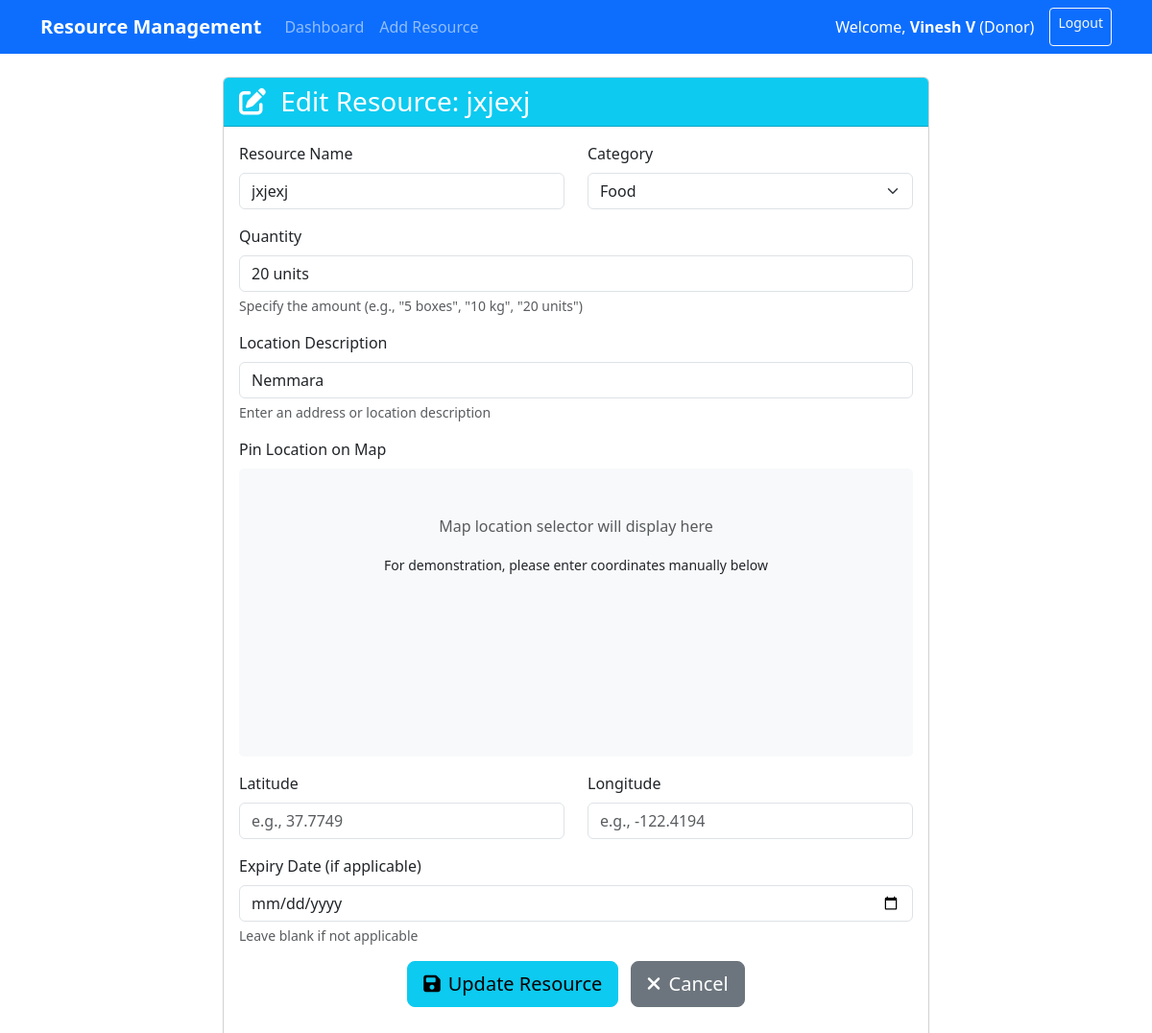
The app's page /edit/2 (signed in) with its own data.
### tables this page shows
CREATE TABLE resources (
        id INTEGER PRIMARY KEY AUTOINCREMENT,
        name TEXT NOT NULL,
        category TEXT NOT NULL,
        quantity TEXT NOT NULL,
        location TEXT NOT NULL,
        latitude REAL,
        longitude REAL,
        user_id INTEGER NOT NULL,
        role TEXT NOT NULL,
        urgency TEXT,
        expiry_date TEXT,
        FOREIGN KEY (user_id) REFERENCES users (id)
    );

### app.py (the view, shortened to what this page needs)
@app.route('/edit/<int:id>', methods=['GET', 'POST'])
@login_required
def edit(id):
    conn = get_db_connection()
    resource = conn.execute('SELECT * FROM resources WHERE id = ?', (id,)).fetchone()
    if not resource or resource['user_id'] != session['user_id']:
        conn.close()
        flash('Resource not found or you do not have permission to edit it', 'danger')
        return redirect(url_for('dashboard'))
    resource_dict = row_to_dict(resource)
    conn.close()
    return render_template('edit_resource.html',
                          resource=resource_dict,
                          username=session.get('username'),
                          role=session.get('role'))

### app.py (called while the page is built)
def get_db_connection():
    conn = sqlite3.connect('database.db')
    conn.row_factory = sqlite3.Row
    return conn

def row_to_dict(row):
    if row is None:
        return None
    return {key: row[key] for key in row.keys()}

def login_required(f):
    @wraps(f)
    def decorated_function(*args, **kwargs):
        if 'user_id' not in session:
            flash('Please log in to access this page', 'danger')
            return redirect(url_for('login'))
        return f(*args, **kwargs)
    return decorated_function

### templates/edit_resource.html (shortened to what this page needs)
<!DOCTYPE html>
<html lang="en">
<head>
    <link href="https://cdn.jsdelivr.net/npm/bootstrap@5.3.0-alpha1/dist/css/bootstrap.min.css" rel="stylesheet">
    <link rel="stylesheet" href="https://cdnjs.cloudflare.com/ajax/libs/font-awesome/6.1.1/css/all.min.css">
</head>
<body>
    <nav class="navbar navbar-expand-lg navbar-dark bg-primary">
        <div class="container">
            <a class="navbar-brand" href="{{ url_for('dashboard') }}">Resource Management</a>
            <div class="collapse navbar-collapse" id="navbarNav">
                <ul class="navbar-nav me-auto">
                    <li class="nav-item">
                        <a class="nav-link" href="{{ url_for('dashboard') }}">Dashboard</a>
                    </li>
                    <li class="nav-item">
                        <a class="nav-link" href="{{ url_for('add') }}">Add Resource</a>
                    </li>
                </ul>
                <div class="d-flex">
                    <span class="navbar-text me-3 text-white">
                        Welcome, <strong>{{ username }}</strong> ({{ role }})
                    </span>
                    <a href="{{ url_for('logout') }}" class="btn btn-outline-light btn-sm">Logout</a>
                </div>
            </div>
        </div>
    </nav>
    <div class="container mt-4">
        <div class="row">
            <div class="col-lg-8 offset-lg-2">
                <div class="card">
                    <div class="card-header bg-{{ 'danger' if role == 'Receiver' else 'info' }}">
                        <h3 class="mb-0 text-white">
                            <i class="fas fa-edit me-2"></i>
                            Edit Resource: {{ resource.name }}
                        </h3>
                    </div>
                    <div class="card-body">
                        <form method="POST" action="{{ url_for('edit', id=resource.id) }}">
                            <div class="row">
                                <div class="col-md-6 mb-3">
                                    <label for="name" class="form-label">Resource Name</label>
                                    <input type="text" class="form-control" id="name" name="name" value="{{ resource.name }}" required>
                                </div>
                                <div class="col-md-6 mb-3">
                                    <label for="category" class="form-label">Category</label>
                                    <select class="form-select" id="category" name="category" required>
                                        <option value="Food" {% if resource.category == 'Food' %}selected{% endif %}>Food</option>
                                    </select>
                                </div>
                            </div>
                            <div class="mb-3">
                                <label for="quantity" class="form-label">Quantity</label>
                                <input type="text" class="form-control" id="quantity" name="quantity" value="{{ resource.quantity }}" required>
                                <div class="form-text">Specify the amount (e.g., "5 boxes", "10 kg", "20 units")</div>
                            </div>
                            <div class="mb-3">
                                <label for="location" class="form-label">Location Description</label>
                                <input type="text" class="form-control" id="location" name="location" value="{{ resource.location }}" required>
                                <div class="form-text">Enter an address or location description</div>
                            </div>
                            <div class="mb-3">
                                <label class="form-label">Pin Location on Map</label>
                                <div class="map-container" id="map">
                                    <div class="text-center pt-5">
                                        <p class="text-muted">Map location selector will display here</p>
                                        <small>For demonstration, please enter coordinates manually below</small>
                                    </div>
                                </div>
                            </div>
                            <div class="row">
                                <div class="col-md-6 mb-3">
                                    <label for="latitude" class="form-label">Latitude</label>
                                    <input type="text" class="form-control" id="latitude" name="latitude" value="{{ resource.latitude or '' }}" placeholder="e.g., 37.7749">
                                </div>
                                <div class="col-md-6 mb-3">
                                    <label for="longitude" class="form-label">Longitude</label>
                                    <input type="text" class="form-control" id="longitude" name="longitude" value="{{ resource.longitude or '' }}" placeholder="e.g., -122.4194">
                                </div>
                            </div>
                            {% if role == 'Donor' %}
                            <div class="mb-3">
                                <label for="expiry" class="form-label">Expiry Date (if applicable)</label>
                                <input type="date" class="form-control" id="expiry" name="expiry" value="{{ resource.expiry_date }}">
                                <div class="form-text">Leave blank if not applicable</div>
                            </div>
                            {% endif %}
                            <div class="mb-3 text-center">
                                <button type="submit" class="btn btn-{{ 'danger' if role == 'Receiver' else 'info' }} btn-lg me-2">
                                    <i class="fas fa-save me-2"></i>Update Resource
                                </button>
                                <a href="{{ url_for('dashboard') }}" class="btn btn-secondary btn-lg">
                                    <i class="fas fa-times me-2"></i>Cancel
                                </a>
                            </div>
                        </form>
                    </div>
                </div>
            </div>
        </div>
    </div>
</body>
</html>

### templates/edit_resource.html (style rules this page uses)
.map-container { height: 300px; background-color: #f8f9fa; border-radius: 5px; margin-bottom: 15px; }
.navbar-brand { font-weight: bold; }

### records on screen
resources: role "Donor", name "jxjexj", category "Food", quantity "20 units", location "Nemmara"

### other values on screen
{{ username }} "Vinesh V"
